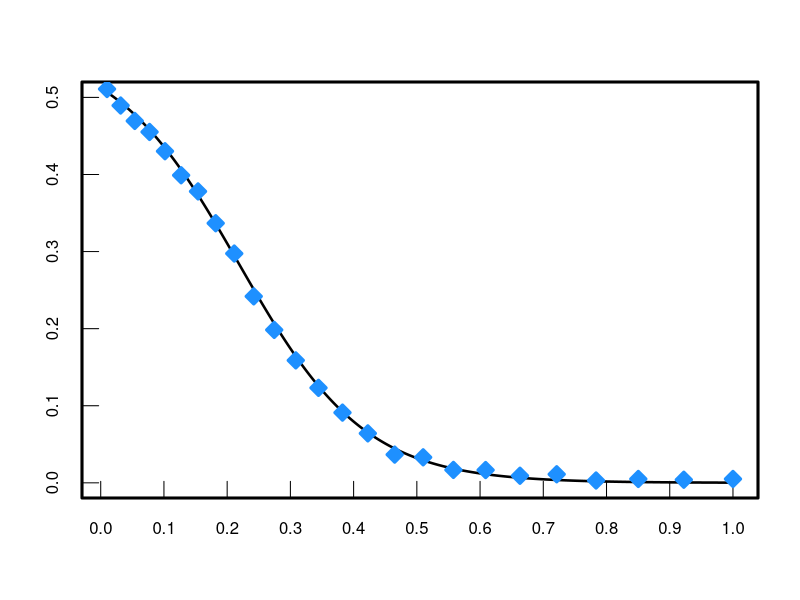

Generate this figure with R:
library(lattice)
#https://www.statmethods.net/advgraphs/axes.html
eq<-function(x){0.57/(1+exp(10.0*(x-0.218)))}
x<-seq(0,1,0.0001)
#I
Y<-c(0.020408163,
     0.041666667,
     0.063829787,
     0.086956522,
     0.111111111,
     0.136363636,
     0.162790698,
     0.19047619,
     0.219512195,
     0.25,
     0.282051282,
     0.315789474,
     0.351351351,
     0.388888889,
     0.428571429,
     0.470588235,
     0.515151515,
     0.5625,
     0.612903226,
     0.666666667,
     0.724137931,
     0.785714286,
     0.851851852,
     0.923076923,
     1)
#C-M2 L=100 P(AB)
SY<-c(0.510898331,
      0.489477477,
      0.4694780635,
      0.4551852,
      0.430192661,
      0.399,
      0.3780561644,
      0.336760563,
      0.29744186,
      0.24189914601,
      0.198391421,
      0.158854167,
      0.123225806,
      0.091083032,
      0.064146621,
      0.036613272,
      0.033084312,
      0.016753927,
      0.016580311,
      0.009183673,
      0.011099899,
      0.003021148,
      0.005015045,
      0.004,
      0.005)
#axis(1,at=x,labels=x,las=2,tck=0.02)
#mtext(side=1,text="X axis",line=1.5)
#pach to use 24 or 2, with lwd increase border.
par(lwd=3,cex.sub=10)
plot(x,eq(x),type="l",at = seq(0.0, 1.0, by = 0.1), lwd=2.5,xlim=c(0.01,1.0),ylim=c(0.0003,0.5),ylab='',xlab='',tck=0.04)
#par(new = TRUE,lwd=1)
#plot(Y,SY1,type="p",pch=2, lwd=3.2, col="orange",bg="orange",cex=1.6,ylim=c(0.0003,0.5),axes=FALSE,ylab='',xlab='')
#par(new = TRUE)
#plot(Y,SY2,type="p",pch=2, lwd=3.2, col="green3",bg="green3",cex=1.6,ylim=c(0.0003,0.5),axes=FALSE,ylab='',xlab='')
#par(new = TRUE)
#axis(1, at = seq(0.001, 1.0, by = 0.1), las=1)
par(new = TRUE)
plot(Y,SY,type="p",pch=23, lwd=3.2, col="dodger blue",bg="dodger blue",cex=1.6,ylim=c(0.0003,0.5),axes=FALSE,ylab='',xlab='')

#Determination Coefficient between Y and SY
expf = lm(SY ~ eq(Y))
summary(expf)$r.squared
